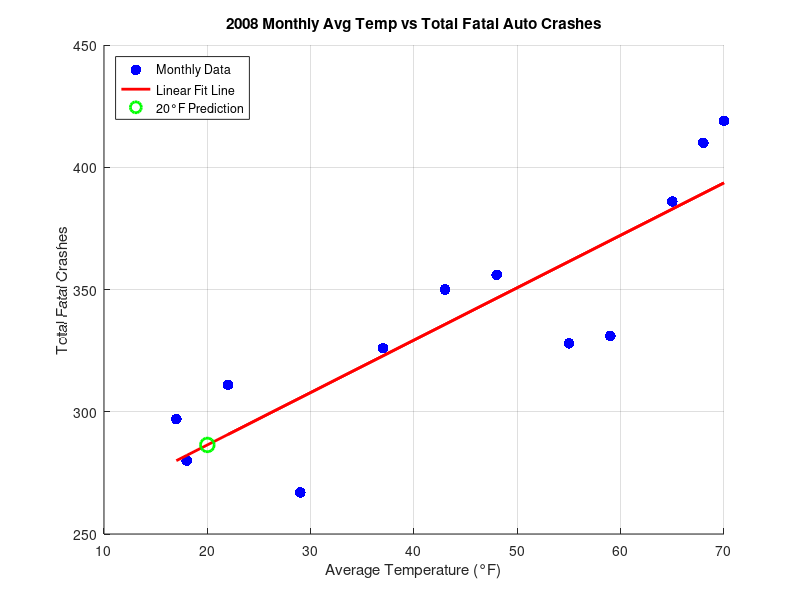

MATLAB code to generate this figure:
% ===================================================
% ASSIGNMENT: MONTHLY TEMP VS FATAL CRASHES (2008)
% ===================================================

% ---------------------------------------------------
% Data Setup
% ---------------------------------------------------
temp = [17; 18; 29; 43; 55; 65; 70; 68; 59; 48; 37; 22];
crashes = [297; 280; 267; 350; 328; 386; 419; 410; 331; 356; 326; 311];

% ---------------------------------------------------
% STEP 1: Null Hypothesis (H0) & Alternative (H1)
% ---------------------------------------------------
fprintf('=== STEP 1: HYPOTHESIS STATEMENTS ===\n');
fprintf('H0 (Null Hypothesis): Temperature and fatal crashes are UNRELATED (r = 0).\n');
fprintf('H1 (Alternative): Temperature and fatal crashes ARE RELATED (r != 0).\n\n');

% ---------------------------------------------------
% STEP 2: Correlation Coefficient (r) & p-value
% ---------------------------------------------------
[R, P] = corrcoef(temp, crashes);
r_value = R(1,2);
p_value = P(1,2);

fprintf('=== STEP 2: CORRELATION & P-VALUE ===\n');
fprintf('Correlation coefficient (r): %.4f\n', r_value);
fprintf('p-value: %.6f (%.4f%%)\n\n', p_value, p_value*100);

% ---------------------------------------------------
% STEP 3: Conclusion regarding H0 at 95% & 99% Confidence
% ---------------------------------------------------
fprintf('=== STEP 3: CONCLUSION REGARDING H0 ===\n');
alpha_95 = 0.05;
alpha_99 = 0.01;

if p_value < alpha_95
    fprintf('At 95%% Confidence (alpha=0.05): REJECT H0 (p = %.6f < 0.05)\n', p_value);
end
if p_value < alpha_99
    fprintf('At 99%% Confidence (alpha=0.01): REJECT H0 (p = %.6f < 0.01)\n', p_value);
end
fprintf('Conclusion: The correlation is statistically significant at both levels.\n\n');

% ---------------------------------------------------
% STEP 4: Regression Model Parameters & R-squared
% ---------------------------------------------------
params = polyfit(temp, crashes, 1);
slope = params(1);
intercept = params(2);

% Manual R-squared calculation (no toolbox required)
crashes_fit = polyval(params, temp);
SS_tot = sum((crashes - mean(crashes)).^2);
SS_res = sum((crashes - crashes_fit).^2);
R2 = 1 - (SS_res / SS_tot);

fprintf('=== STEP 4: REGRESSION MODEL PARAMETERS ===\n');
fprintf('Regression Model: TotalFatalCrashes = %.4f * AvgTemp + %.4f\n', slope, intercept);
fprintf('  - Slope (m): %.4f crashes per 1 degree F rise\n', slope);
fprintf('  - Y-Intercept (b): %.4f crashes baseline at 0 degrees F\n', intercept);
fprintf('  - R-squared (R^2): %.4f (%.2f%% variance explained)\n\n', R2, R2*100);

% ---------------------------------------------------
% STEP 5: Predict Crashes at 20 Degrees
% ---------------------------------------------------
pred_20 = polyval(params, 20);
fprintf('=== STEP 5: PREDICTION AT 20 DEGREES ===\n');
fprintf('Predicted crashes at 20 deg F: %.2f (approx %d crashes)\n\n', pred_20, round(pred_20));

% ---------------------------------------------------
% STEP 6: Decision-Maker Conclusion & Reasons
% ---------------------------------------------------
fprintf('=== STEP 6: DECISION-MAKER CONCLUSION ===\n');
fprintf('Decision: CONCLUDE THAT TEMPERATURE AND FATAL CRASHES ARE RELATED.\n');
fprintf('Reasons:\n');
fprintf(' 1. Statistical Proof: Strong correlation (r=%.4f) with p < 0.001.\n', r_value);
fprintf(' 2. High Explanatory Power: Temp accounts for %.1f%% of crash variance.\n', R2*100);
fprintf(' 3. Operational Driver: Warmer weather drives higher driving volume (VMT),\n');
fprintf('    more summer trips, and increased nighttime driving.\n');

% ---------------------------------------------------
% Plotting the Regression Model
% ---------------------------------------------------
figure;
scatter(temp, crashes, 60, 'b', 'filled');
hold on;
plot(temp, crashes_fit, 'r-', 'LineWidth', 2);
plot(20, pred_20, 'go', 'MarkerSize', 10, 'LineWidth', 2);
title('2008 Monthly Avg Temp vs Total Fatal Auto Crashes');
xlabel('Average Temperature (°F)');
ylabel('Total Fatal Crashes');
legend('Monthly Data', 'Linear Fit Line', '20°F Prediction', 'Location', 'northwest');
grid on;
